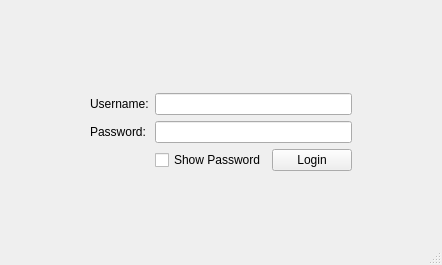
<?xml version="1.0" encoding="UTF-8"?>
<ui version="4.0">
 <class>LoginWindow</class>
 <widget class="QMainWindow" name="LoginWindow">
  <property name="geometry">
   <rect>
    <x>0</x>
    <y>0</y>
    <width>442</width>
    <height>265</height>
   </rect>
  </property>
  <property name="windowTitle">
   <string>MainWindow</string>
  </property>
  <widget class="QWidget" name="centralwidget">
   <layout class="QGridLayout" name="gridLayout_2">
    <item row="2" column="0">
     <spacer name="horizontalSpacer">
      <property name="orientation">
       <enum>Qt::Orientation::Horizontal</enum>
      </property>
      <property name="sizeHint" stdset="0">
       <size>
        <width>40</width>
        <height>20</height>
       </size>
      </property>
     </spacer>
    </item>
    <item row="3" column="1">
     <spacer name="verticalSpacer">
      <property name="orientation">
       <enum>Qt::Orientation::Vertical</enum>
      </property>
      <property name="sizeHint" stdset="0">
       <size>
        <width>20</width>
        <height>40</height>
       </size>
      </property>
     </spacer>
    </item>
    <item row="0" column="1">
     <spacer name="verticalSpacer_2">
      <property name="orientation">
       <enum>Qt::Orientation::Vertical</enum>
      </property>
      <property name="sizeHint" stdset="0">
       <size>
        <width>20</width>
        <height>40</height>
       </size>
      </property>
     </spacer>
    </item>
    <item row="2" column="2">
     <spacer name="horizontalSpacer_2">
      <property name="orientation">
       <enum>Qt::Orientation::Horizontal</enum>
      </property>
      <property name="sizeHint" stdset="0">
       <size>
        <width>40</width>
        <height>20</height>
       </size>
      </property>
     </spacer>
    </item>
    <item row="2" column="1">
     <layout class="QGridLayout" name="gridLayout">
      <item row="0" column="1" colspan="2">
       <widget class="QLineEdit" name="usernameLineEdit"/>
      </item>
      <item row="0" column="0">
       <widget class="QLabel" name="label">
        <property name="text">
         <string>Username:</string>
        </property>
       </widget>
      </item>
      <item row="1" column="0">
       <widget class="QLabel" name="label_2">
        <property name="text">
         <string>Password:</string>
        </property>
       </widget>
      </item>
      <item row="1" column="1" colspan="2">
       <widget class="QLineEdit" name="passwordLineEdit">
        <property name="echoMode">
         <enum>QLineEdit::EchoMode::PasswordEchoOnEdit</enum>
        </property>
       </widget>
      </item>
      <item row="2" column="1">
       <widget class="QCheckBox" name="showPasswordCheckBox">
        <property name="text">
         <string>Show Password</string>
        </property>
       </widget>
      </item>
      <item row="2" column="2">
       <widget class="QPushButton" name="loginButton">
        <property name="text">
         <string>Login</string>
        </property>
       </widget>
      </item>
     </layout>
    </item>
    <item row="1" column="1">
     <spacer name="horizontalSpacer_3">
      <property name="orientation">
       <enum>Qt::Orientation::Horizontal</enum>
      </property>
      <property name="sizeHint" stdset="0">
       <size>
        <width>40</width>
        <height>20</height>
       </size>
      </property>
     </spacer>
    </item>
   </layout>
  </widget>
  <widget class="QMenuBar" name="menubar">
   <property name="geometry">
    <rect>
     <x>0</x>
     <y>0</y>
     <width>442</width>
     <height>21</height>
    </rect>
   </property>
  </widget>
  <widget class="QStatusBar" name="statusbar"/>
 </widget>
 <resources/>
 <connections/>
</ui>
